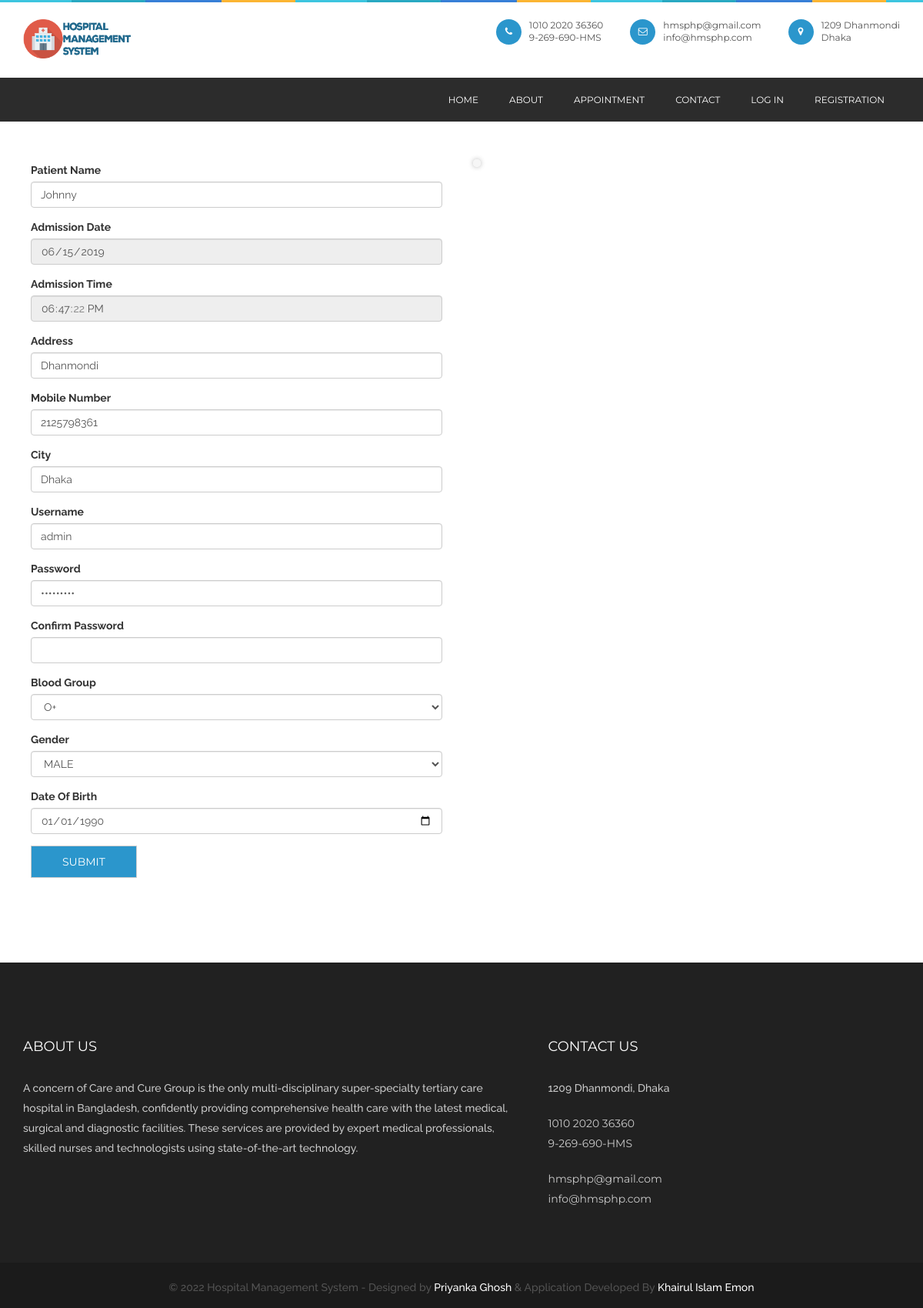
Page /patientregistration.php?editid=1 on the committed database.
### tables this page shows
CREATE TABLE `patient` (
  `patientid` int(10) NULL DEFAULT NULL,
  `patientname` varchar(50) NULL DEFAULT NULL,
  `admissiondate` date NULL DEFAULT NULL,
  `admissiontime` time NULL DEFAULT NULL,
  `address` varchar(250) NULL DEFAULT NULL,
  `mobileno` varchar(15) NULL DEFAULT NULL,
  `city` varchar(25) NULL DEFAULT NULL,
  `pincode` varchar(20) NULL DEFAULT NULL,
  `loginid` varchar(50) NULL DEFAULT NULL,
  `password` varchar(25) NULL DEFAULT NULL,
  `bloodgroup` varchar(20) NULL DEFAULT NULL,
  `gender` varchar(10) NULL DEFAULT NULL,
  `dob` date NULL DEFAULT NULL,
  `status` varchar(10) NULL DEFAULT NULL
);

### patientregistration.php (the view, shortened to what this page needs)
<?php
include ("header.php");
include("dbconnection.php");
if (isset($_GET['editid'])) {
    $sql = "SELECT * FROM patient WHERE patientid='$_GET[editid]' ";
    $qsql = mysqli_query($con, $sql);
    $rsedit = mysqli_fetch_array($qsql);
}
?>
<div id="content">
    <section class="p-t-b-150">
        <div class="container">
            <div class="intro-main">
                <div class="row">
                    <div class="col-md-6">
                        <div class="text-sec padding-right-0">
                            <form method="post" action="" name="frmpatient" onSubmit="return validateform()" style="padding: 10px">
                                <div class="form-group"><label>Patient Name</label>
                                    <div class="form-line">
                                        <input class="form-control" type="text" name="patientname" id="patientname" value="<?php echo $rsedit['patientname']; ?>" />
                                    </div>
                                </div>
                                <?php
                                if (isset($_GET['editid'])) {
                                ?>
                                    <div class="form-group"><label>Admission Date</label>
                                        <div class="form-line">
                                            <input class="form-control" type="date" name="admissiondate" id="admissiondate" value="<?php echo $rsedit['admissiondate']; ?>" readonly />
                                        </div>
                                    </div>
                                    <div class="form-group"><label>Admission Time</label>
                                        <div class="form-line">
                                            <input class="form-control" type="time" name="admissiontme" id="admissiontme" value="<?php echo $rsedit['admissiontime']; ?>" readonly />
                                        </div>
                                    </div>
                                <?php
                                }
                                ?>
                                <div class="form-group">
                                    <label>Address</label>
                                    <div class="form-line">
                                        <input class="form-control " name="address" id="tinymce" value="<?php echo $rsedit['address']; ?>">
                                    </div>
                                </div>
                                <div class="form-group"><label>Mobile Number</label>
                                    <div class="form-line">
                                        <input class="form-control" type="text" name="mobilenumber" id="mobilenumber" value="<?php echo $rsedit['mobileno']; ?>" />
                                    </div>
                                </div>
                                <div class="form-group"><label>City</label>
                                    <div class="form-line">
                                        <input class="form-control" type="text" name="city" id="city" value="<?php echo $rsedit['city']; ?>" />
                                    </div>
                                </div>
                                <div class="form-group"><label>Username</label>
                                    <div class="form-line">
                                        <input class="form-control" type="text" name="loginid" id="loginid" value="<?php echo $rsedit['loginid']; ?>" />
                                    </div>
                                </div>
                                <div class="form-group"><label>Password</label>
                                    <div class="form-line">
                                        <input class="form-control" type="password" name="password" id="password" value="<?php echo $rsedit['password']; ?>" />
                                    </div>
                                </div>
                                <div class="form-group"><label>Confirm Password</label>
                                    <div class="form-line">
                                        <input class="form-control" type="password" name="confirmpassword" id="confirmpassword" value="<?php echo $rsedit['confirmpassword']; ?>" />
                                    </div>
                                </div>
                                <div class="form-group"><label>Blood Group</label>
                                    <div class="form-line"><select class="form-control show-tick" name="select2" id="select2">
                                            <?php
                                            $arr = array("A+", "A-", "B+", "B-", "O+", "O-", "AB+", "AB-");
                                            foreach ($arr as $val) {
                                                if ($val == $rsedit['bloodgroup']) {
                                                    echo "<option value='$val' selected>$val</option>";
                                                } else {
                                                    echo "<option value='$val'>$val</option>";
                                                }
                                            }
                                            ?>
                                        </select>
                                    </div>
                                </div>
                                <div class="form-group"><label>Gender</label>
                                    <div class="form-line"><select class="form-control show-tick" name="select3" id="select3">
                                            <?php
                                            $arr = array("MALE", "FEMALE");
                                            foreach ($arr as $val) {
                                                if ($val == $rsedit['gender']) {
                                                    echo "<option value='$val' selected>$val</option>";
                                                } else {
                                                    echo "<option value='$val'>$val</option>";
                                                }
                                            }
                                            ?>
                                        </select>
                                    </div>
                                </div>
                                <div class="form-group"><label>Date Of Birth</label>
                                    <div class="form-line">
                                        <input class="form-control" type="date" name="dateofbirth" max="<?php echo date("Y-m-d"); ?>" id="dateofbirth" value="<?php echo $rsedit['dob']; ?>" />
                                    </div>
                                </div>
                                <input class="btn btn-default" type="submit" name="submit" id="submit" value="Submit" />
                            </form>
                        </div>
                    </div>
                    <div class="col-md-5"> <img class="img-responsive intro-img" src="images/intro-img.jpg" alt="">
                    </div>
                </div>
            </div>
        </div>
    </section>
</div>
<?php include 'footer.php'; ?>

### css/style.css (style rules this page uses)
* { margin: 0px; padding: 0px; }
body { background: #fff; font-weight: normal; position: relative; font-size: 14px; font-family: "Raleway", sans-serif; }
img { -webkit-transition: 0.4s ease-in-out; -moz-transition: 0.4s ease-in-out; -ms-transition: 0.4s ease-in-out; -o-transition: 0.4s ease-in-out; transition: 0.4s ease-in-out; display: inline-block !important; }
section { position: relative; width: 100%; background: #fff; }
.btn { background: #2b96cc; display: inline-block; font-size: 14px; padding: 10px 40px; font-family: "Montserrat", sans-serif; font-weight: 400; border-radius: 0px; color: #fff; text-transform: uppercase; position: relative; overflow: hidden; -webkit-transition: all 0.4s ease-in-out; -moz-transition: all 0.4s ease-in-out; -o-transition: all 0.4s ease-in-out; -ms-transition: all 0.4s ease-in-out; transition: all 0.4s ease-in-out; }
#content { background: #fff; position: relative; }
.intro-main .intro-img { border: 5px solid #f6f6f6; border-radius: 5px; box-shadow: 0 0 6px rgba(0, 0, 0, 0.3); }
.intro-main .text-sec { padding-right: 50px; }

### rows in the picture
patient: patientname "Johnny", admissiondate "06/15/2019", admissiontme "18:47:22", address "Dhanmondi", mobilenumber "2125798361", city "Dhaka", loginid "admin", select2 "O+", select3 "MALE", dateofbirth "01/01/1990"
